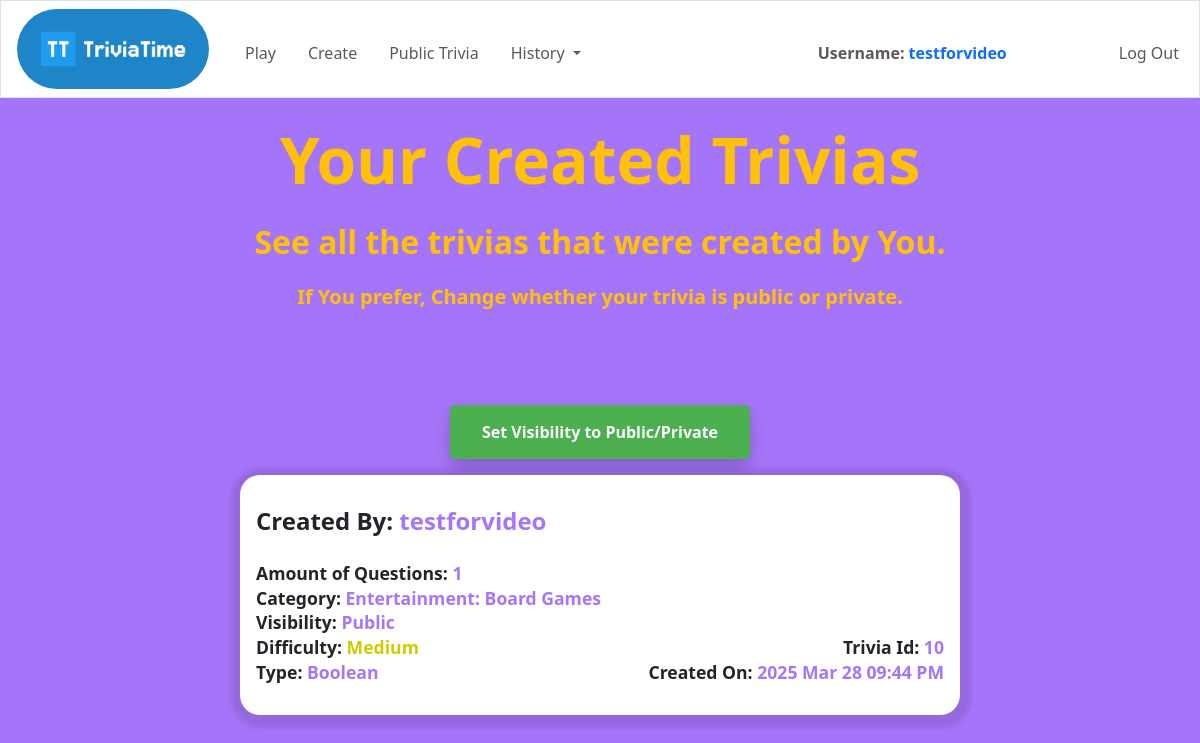
The page /history/created-trivias (signed in) on the database its author committed.
### tables this page shows
CREATE TABLE users (id INTEGER, username TEXT NOT NULL UNIQUE, password TEXT NOT NULL, PRIMARY KEY(id));

CREATE TABLE "trivias" (id INTEGER, trivia TEXT NOT NULL, category TEXT NOT NULL, number_of_questions INTEGER NOT NULL, difficulty TEXT NOT NULL, type_of_questions TEXT NOT NULL, visibility TEXT NOT NULL, creation_date INTEGER NOT NULL, PRIMARY KEY(id));

### app.py (the view)
@app.route("/history/created-trivias")
def history_of_created_trivias():
    if not is_logged_in():
        return flash_message("Login Required", "error", "/login")
    db = get_database()
    cursor = db.cursor()
    created_trivias = cursor.execute(
        "SELECT users.id AS user_id,users.username,trivias.id AS trivia_id, trivias.trivia, trivias.category, "
        "trivias.number_of_questions, trivias.difficulty, trivias.type_of_questions, trivias.visibility, "
        "trivias.creation_date FROM created_trivias JOIN trivias ON "
        "created_trivias.trivia_id = trivias.id JOIN users ON created_trivias.user_id = users.id WHERE "
        "user_id = ? ORDER BY creation_date DESC;", (session.get("user_id"),)).fetchall()
    db.close()
    return render_template("/history/created-trivias.html", createdTrivias=created_trivias)

### app.py (called while the page is built)
def get_database():
    return sqlite3.connect(database)

def is_logged_in():
    return session.get("user_id") is not None

### templates/history/created-trivias.html (shortened to what this page needs)
{% extends "layout.html" %}
{% block body %}
<main class="mt-4">
    <div class="text-center">
        <h1 class="mb-4 text-warning fw-bold" style="font-size:4em">Your Created Trivias</h1>
        <h2 class="text-warning fw-bold mb-4">See all the trivias that were created by You.</h2>
        <h5 class="text-warning fw-bold mb-4">If You prefer, Change whether your trivia is public or private.</h5>
    </div>
    <div style="margin-top:6em;">
        {% for trivia in createdTrivias %}
        <form action="/history/change-visibility" method="post" style="flex-direction: column;" class="d-flex align-items-center mb-3">
            <button class="visibility-button" type="submit">Set Visibility to Public/Private</button>
        </form>
        <form action="/choose-public-trivia" method="post" style="flex-direction: column;" class="d-flex align-items-center">
            <div class="trivia-card" style="margin-bottom: 5em" onclick="document.getElementById('submit-button-{{loop.index}}').click();">
                <h4 class="mb-4 fw-bold">Created By: <span class="trivia-card-name attribute-color">{{ trivia[1] }}</span></h4>
                <p class="fw-bold attribute-margin">Amount of Questions: <span class="attribute-color">{{ trivia[5] }}</span></p>
                <p class="fw-bold attribute-margin">Category: <span class="attribute-color">{{ trivia[4].title() }}</span></p>
                <p class="fw-bold attribute-margin">Visibility: <span class="attribute-color">{{ trivia[8].title() }}</span></p>
                <div class="d-flex" style="justify-content: space-between">
                    <p class='fw-bold attribute-margin'>Difficulty: <span class="{{ trivia[6]}}">{{ trivia[6].capitalize()}}</span></p>
                    <p class='fw-bold attribute-margin'>Trivia Id: <span class="attribute-color">{{ trivia[2] }}</span></p>
                </div>
                <div class="d-flex" style="justify-content: space-between">
                    <p class='fw-bold attribute-margin'>Type: <span  class="attribute-color">{{ trivia[7].capitalize() }}</span></p>
                    <p class='fw-bold attribute-margin'>Created On: <span class="attribute-color">{{ trivia[9] }}</span></p>
                </div>
            </div>
        </form>
        {% endfor %}
    </div>
</main>
{% endblock %}

### templates/layout.html (shortened to what this page needs)
<!DOCTYPE html>
<html>
    <head>
        <link href="/static/styles.css" rel="stylesheet">
        <link href="https://cdn.jsdelivr.net/npm/bootstrap@5.3.3/dist/css/bootstrap.min.css" rel="stylesheet"
>
    </head>
<body>
    <nav class=" border navbar navbar-expand-md navbar-light">
        <a href="/">
            <img class="header-links" src="/static/logo.png" alt="logo"
                 style="object-fit: cover; height: 5em; width: 12em; border-radius:40px;"></a>
        <div class="container-fluid">
            <div class="collapse navbar-collapse" id="navbar">
                <ul class="navbar-nav me-auto mt-2">
                    <li class="nav-item header-links"><a class="nav-link" href="/play">Play</a></li>
                    {% if session["user_id"] %}
                        <li class="nav-item header-links"><a class="nav-link" href="/create">Create</a></li>
                    {% endif %}
                    <li class="nav-item header-links"><a class="nav-link" href="/public-trivia">Public Trivia</a></li>
                    {% if session["user_id"] %}
                        <li class="nav-item dropdown" style="margin-left: 1rem;">
                          <a class="nav-link dropdown-toggle" role="button" style="cursor: default">
                            History
                          </a>
                        </li>
                    {% endif %}
                </ul>
                {% if session["user_id"] %}
                    <ul class="navbar-nav ms-auto mt-2">
                        <li class="nav-item" style="margin-right:6em"><a class="fw-bold nav-link">Username: <span class="text-primary">{{ session['username'] }}</span></a></li>
                        <li class="nav-item"><a class="nav-link" href="/logout">Log Out</a></li>
                    </ul>
                {% else %}
                    <ul class="navbar-nav ms-auto mt-2">
                        <li class="nav-item"><a class="nav-link" href="/register">Register</a></li>
                        <li class="nav-item"><a class="nav-link" href="/login">Log In</a></li>
                    </ul>
                {% endif %}
            </div>
        </div>
    </nav>
    {% block body %} {% endblock %}
</body>
</html>

### static/styles.css (style rules this page uses)
html, body { height: 100%; }
nav { background-color:white; }
.header-links { display: inline-block; margin-left: 1rem; color: black; text-decoration: none; transition: color 500ms; }
.medium { color:#cdcd00; }

### templates/history/created-trivias.html (style rules this page uses)
body { background-color: #8646f7bd; }
main { min-height: 100vh; padding-bottom: 10em; }
.trivia-card { background-color: white; width:60%; padding: 2em 1em; border-radius: 20px; box-shadow: 1px 3px 5px 10px rgba(0, 0, 0, 0.1); cursor:pointer; transition: background-color 0.2s; }
.attribute-margin { margin-bottom: -0.1em; font-size: 1.1em; }
.attribute-color { color:#8646f7bd }
.visibility-button { background-color: #4CAF50; color: white; padding: 15px 32px; text-align: center; text-decoration: none; display: inline-block; font-size: 16px; font-weight: bold; cursor: pointer; border: none; border-radius: 5px; box-shadow: 0 8px 16px 0 rgba(0,0,0,0.2); }

### rows shown on the page
users: username "testforvideo"
trivias: username "testforvideo", number_of_questions "1", category "Entertainment: Board Games", visibility "Public", difficulty "Medium", id "10", type_of_questions "Boolean", creation_date "2025 Mar 28 09:44 PM"
